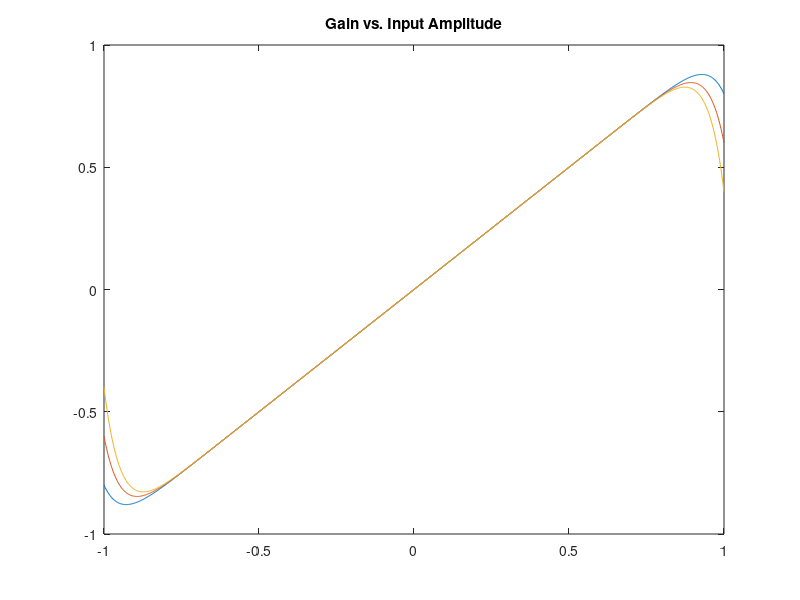
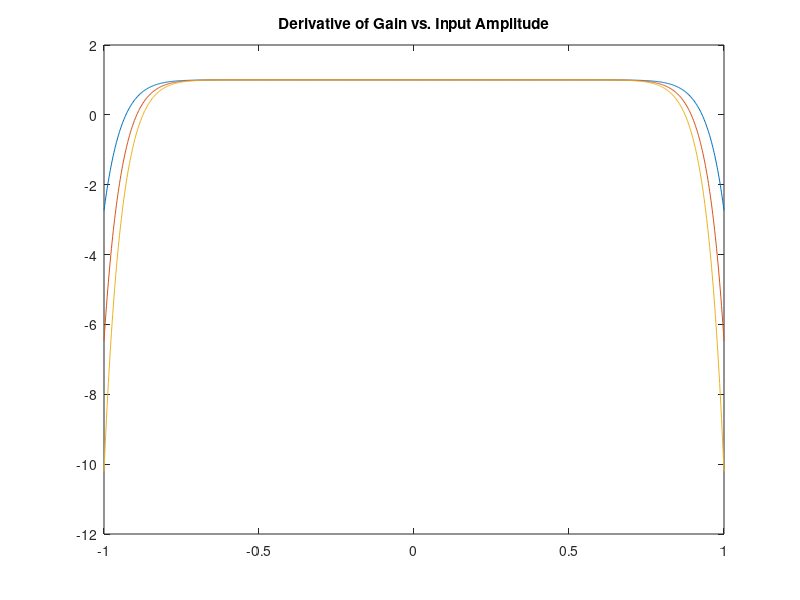

The MATLAB source for these figures, in order:
clc;
clear all;
close all;

n = 1000;       %signal length (specifies number of samples for resolution of plot)
m = 3;         %iterations
k = 20;         %iteration gain multiplier
gain = 1;       %linear gain (previous variable was "o")
power = 19;     %System order (originally set at 19)

x = linspace(-1,1,n);       %linear space for gain plot
dx = linspace(-1,1,n-1);    %linear space for derivative of gain plot
out = zeros(m, n);          %plot data matrix
Deriv = zeros(m, n - 1);    %derivative plot data matrix

%This nested loop calculates algorithm gain vs input amplitude from -1 to 1
%
%Each iteration calculates the nonlinear gain multiplier (used to be
%variable "a").
%The multiplier is equal to the iteration gain multiplier "k" times the
%current iteration "m" starting at 1, per iteration.
for j = 1:m
    for i = 1:n
        out(j, i) = gain * (x(1, i) - (k * j)*(x(1, i).^power)/100); 
    end
end

plot(x, out);       %plot it!
title('Gain vs. Input Amplitude');
figure;             %hold it!

%For each iteration of the output, calculate the derivative.
for j = 1:m
    for i = 1:n-1
        Deriv(j, i) = (out(j, i + 1) - out(j, i)) * (n / 2);
    end
end

plot(dx, Deriv);    %plot it
title('Derivative of Gain vs. Input Amplitude');








